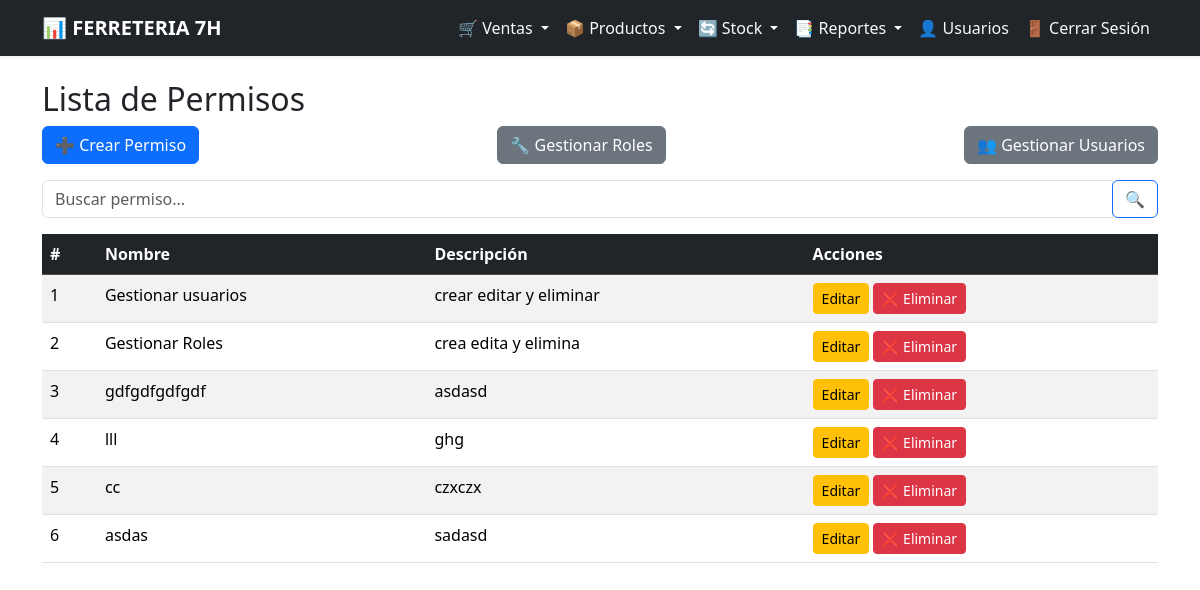
The app's page /users/permissions/ (signed in), older data.
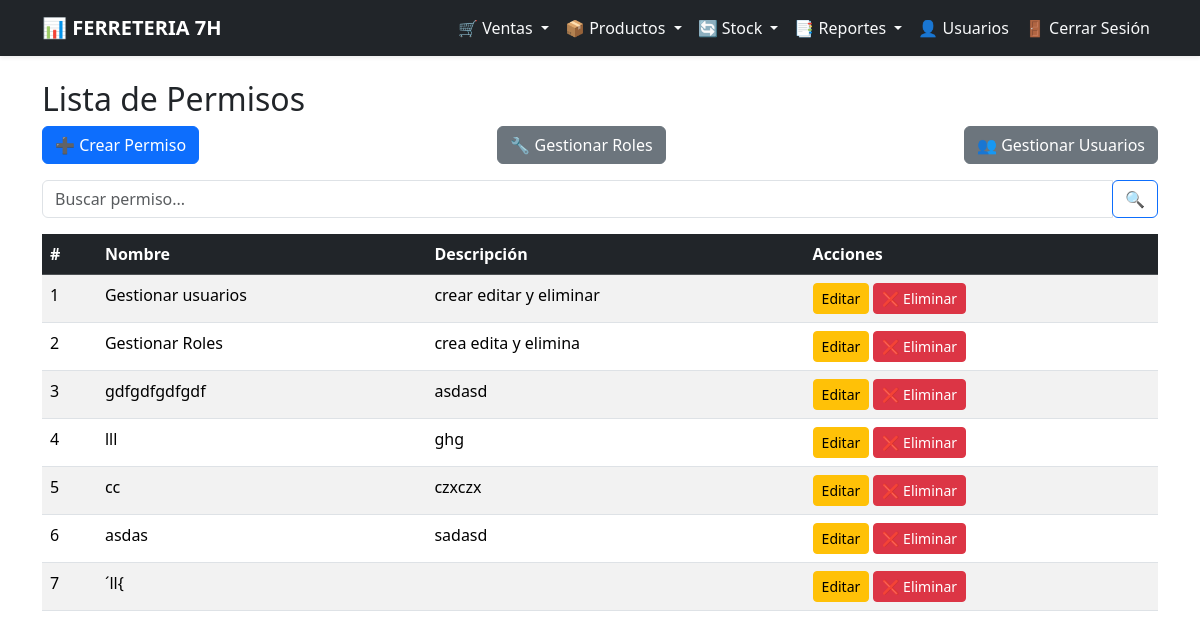
The same page, newer data.
### users/models.py (models this page shows, shortened)
class SystemPermission(models.Model):
    name = models.CharField(max_length=100, unique=True)
    description = models.TextField(blank=True, null=True)
    actions = models.TextField(default="")
    module = models.CharField(
        max_length=50,
        choices=[("usuario", "Usuarios")],  # ✅ Solo el módulo 'usuario' por ahora
        default="usuario"
    )  # 🔥 Nuevo campo para identificar el módulo

### users/views.py (the view)
# urls.py: path('permissions/', permissions_list, name='permissions_list'),
@login_required
def permissions_list(request):
    permissions = SystemPermission.objects.all()
    return render(request, "permissions/permissions_list.html", {"permissions": permissions})

### users/templates/permissions/permissions_list.html (shortened to what this page needs)
{% extends "base.html" %}
{% block content %}
    <div class="container">
        <h2 class="mt-4">Lista de Permisos</h2>
        <div class="d-flex justify-content-between mb-3">
            <a href="{% url 'create_permission' %}" class="btn btn-primary">➕ Crear Permiso</a>
            <a href="{% url 'roles_list' %}" class="btn btn-secondary">🔧 Gestionar Roles</a>
            <a href="{% url 'users_list' %}" class="btn btn-secondary">👥 Gestionar Usuarios</a>
        </div>
        <div class="input-group mb-3">
            <input type="text" id="searchPermission" class="form-control" placeholder="Buscar permiso..." onkeyup="filterPermissions()">
            <div class="input-group-append">
                <button class="btn btn-outline-primary" type="button">🔍</button>
            </div>
        </div>
        <table class="table table-striped table-hover">
            <thead class="table-dark">
                <tr>
                    <th>#</th>
                    <th>Nombre</th>
                    <th>Descripción</th>
                    <th>Acciones</th>
                </tr>
            </thead>
            <tbody id="permissionsList">
                {% for permission in permissions %}
                    <tr>
                        <td>{{ forloop.counter }}</td>
                        <td>{{ permission.name }}</td>
                        <td>{{ permission.description }}</td>
                        <td>
                            <a href="{% url 'edit_permission' permission.id %}" class="btn btn-warning btn-sm">Editar</a>
                            <button onclick="confirmarEliminacion({{ permission.id }}, '/users/permissions/delete/')" class="btn btn-danger btn-sm">❌ Eliminar</button>
                        </td>
                    </tr>
                {% endfor %}
            </tbody>
        </table>
    </div>
{% endblock %}

Row changes from the older to the newer data that the page shows:
added SystemPermission: name "´ll{"
